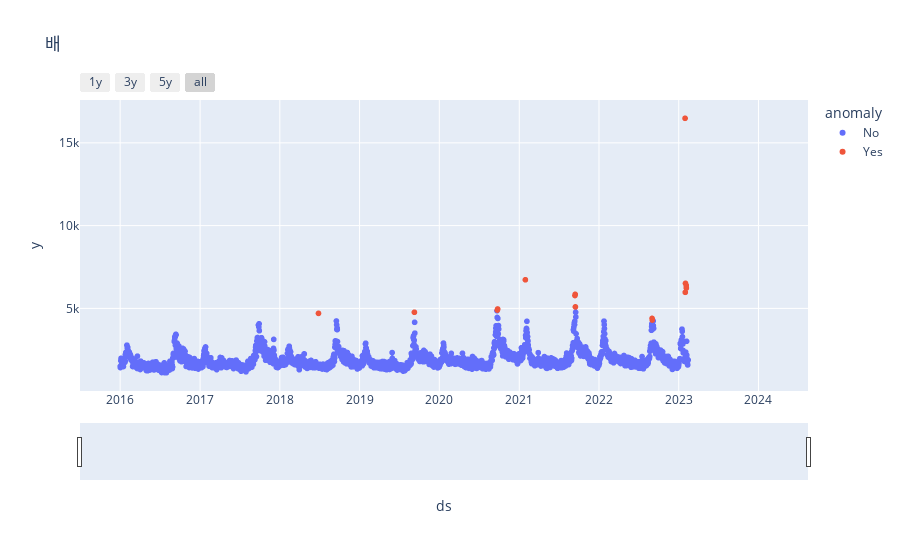

Notebook source saved alongside this figure:
### Markdown cell above
# 저장한 데이터를 이용해 그래프를 그릴 경우 사용(추후 추가)
df_anomaly = pd.read_csv('data/Anomaly_result.csv', encoding='cp949')

### Code cell
weight = 1.5 # 오차 허용범위(높을 수록 둔감)

for search_key in anomaly_yesterday:
    new_df = final_df[['날짜', search_key]]
    new_df = new_df.set_index('날짜')
    new_df_prophet = new_df.reset_index()[['날짜', new_df.columns[0]]].rename({'날짜':'ds', new_df.columns[0]:'y'}, axis='columns')
    m = Prophet()#changepoint_range=0.95, changepoint_prior_scale=0.05) #holidays=holidays)
    m.add_country_holidays(country_name='KR')
    m.fit(new_df_prophet)
    future = m.make_future_dataframe(periods=365, freq='D')
    forecast = m.predict(future)
    forecast[['ds','yhat','yhat_lower','yhat_upper']].tail(10)
    result = pd.concat([new_df_prophet.set_index('ds')['y'], forecast.set_index('ds')[['yhat','yhat_lower','yhat_upper']]], axis=1)
    result['error'] = result['y'] - result['yhat'] #실제값 - 예측값범위
    result['uncertainty'] = result['yhat_upper'] - result['yhat_lower'] #범위, 불확실성
    # 본래 abs를 붙여 낮게 나온 이상치도 출력하는 코드였지만, 검색어 특성상 높게 나온 지점만 산출하기 위해 abs 삭제
    #비율에 따라, 검색량이 절대적으로 적은(일정 수치 이하) 경우는 가중치를 바꾸도록??
    result['anomaly'] = result.apply(lambda x: 'Yes' if((x['error']) > weight*x['uncertainty']) else 'No', axis = 1) #원래는 1.5. 나는 0.4
    result['anomaly'] = result.apply(lambda x: 'Low' if (x['anomaly']=='Yes') & (x['y'] < 1000) else 'Yes' if (x['anomaly']=='Yes') & (x['y'] >= 1000) else 'No', axis=1) #1000 이하는 Low로
    #result_new = result[result['anomaly']=='Yes']
    #visualize the anomaly data
    fig = px.scatter(result.reset_index(), x='ds', y='y', color='anomaly', title=new_df.columns[0])
    #slider
    fig.update_xaxes(
        rangeslider_visible = True,
        rangeselector = dict(
            buttons = list([
                  dict(count=1, label='1y', step="year", stepmode="backward"),
                  dict(count=2, label='3y', step="year", stepmode="backward"),
                  dict(count=2, label='5y', step="year", stepmode="backward"),
                  dict(step="all")
            ])
        )
    )
    fig.show()

### Figure 1 — Plotly figure (JSON) as saved in the notebook; plotly's stock layout.template omitted (floating-point values rounded to 4 significant figures; data arrays with more than 128 entries replaced by an {"elided": "..."} marker saying what was removed)
{"data": [{"hovertemplate": "anomaly=No<br>ds=%{x}<br>y=%{y}<extra></extra>", "legendgroup": "No", "marker": {"color": "#636efa", "symbol": "circle"}, "mode": "markers", "name": "No", "showlegend": true, "type": "scattergl", "x": {"elided": "2951 str values"}, "xaxis": "x", "y": {"elided": "2951 float values"}, "yaxis": "y"}, {"hovertemplate": "anomaly=Yes<br>ds=%{x}<br>y=%{y}<extra></extra>", "legendgroup": "Yes", "marker": {"color": "#EF553B", "symbol": "circle"}, "mode": "markers", "name": "Yes", "showlegend": true, "type": "scattergl", "x": ["2018-06-27T00:00:00", "2019-09-09T00:00:00", "2020-09-23T00:00:00", "2020-09-24T00:00:00", "2021-01-29T00:00:00", "2021-09-13T00:00:00", "2021-09-14T00:00:00", "2021-09-15T00:00:00", "2022-09-01T00:00:00", "2022-09-02T00:00:00", "2023-01-30T00:00:00", "2023-01-31T00:00:00", "2023-02-01T00:00:00", "2023-02-04T00:00:00", "2023-02-05T00:00:00"], "xaxis": "x", "y": [4698.0, 4764.0, 4901.0, 4962.0, 6727.0, 5778.0, 5849.0, 5088.0, 4393.0, 4297.0, 16480.0, 5970.0, 6510.0, 6392.0, 6228.0], "yaxis": "y"}], "layout": {"legend": {"title": {"text": "anomaly"}, "tracegroupgap": 0}, "title": {"text": "배"}, "xaxis": {"anchor": "y", "domain": [0, 1], "rangeselector": {"buttons": [{"count": 1, "label": "1y", "step": "year", "stepmode": "backward"}, {"count": 2, "label": "3y", "step": "year", "stepmode": "backward"}, {"count": 2, "label": "5y", "step": "year", "stepmode": "backward"}, {"step": "all"}]}, "rangeslider": {"visible": true}, "title": {"text": "ds"}}, "yaxis": {"anchor": "x", "domain": [0, 1], "title": {"text": "y"}}}}
